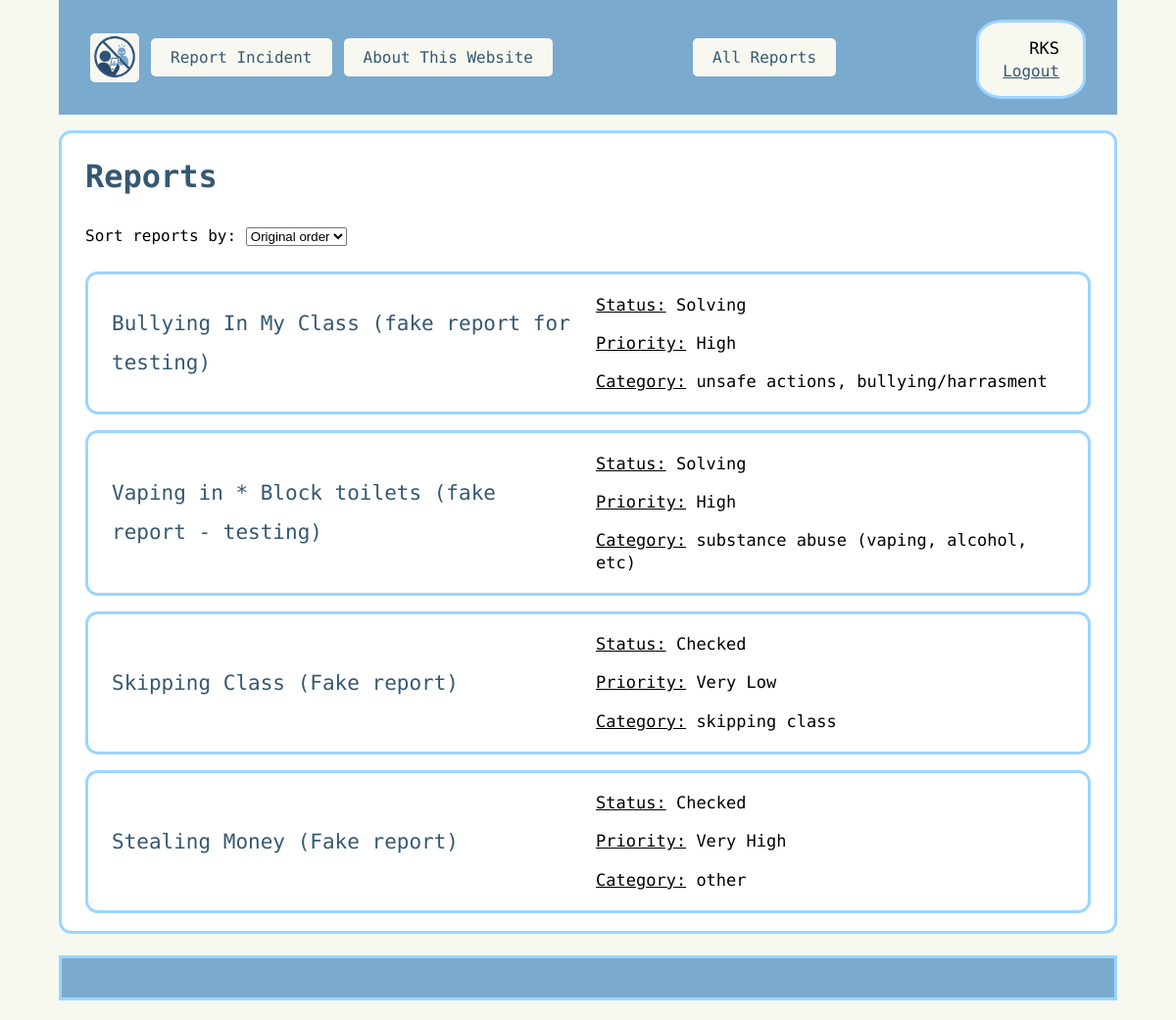
The app's page /view (signed in) with its own data.
### routes.py (models this page shows, shortened)
class User(UserMixin, db.Model):
    __tablename__ = "User"
    user_id = db.Column(db.Integer, primary_key=True)
    user_name = db.Column(db.String, nullable=False, unique=True)
    password = db.Column(db.String, nullable=False )
    teacher_code = db.Column(db.String, nullable=False, unique=True)
    admin = db.Column(db.Integer, nullable=False, default=0)

class Reports(db.Model):
    __tablename__ = "Reports"
    report_id = db.Column(db.Integer, primary_key=True)
    report_title = db.Column(db.String, nullable=False)
    report_detail = db.Column(db.String, nullable=False)
    report_time = db.Column(db.String, nullable=False)
    status_id = db.Column(db.Integer, db.ForeignKey("Status.status_id"), nullable=True)
    status = db.relationship("Status", backref="reports")
    priority_id = db.Column(db.Integer, db.ForeignKey("Priority.priority_id"), nullable=True)
    priority = db.relationship("Priority", backref="reports")
    types = db.relationship("Type", secondary=Report_Type, backref="reports")

class Status(db.Model):
    __tablename__ = "Status"
    status_id = db.Column(db.Integer, primary_key=True)
    status = db.Column(db.String, nullable=False)

class Priority(db.Model):
    __tablename__ = "Priority"
    priority_id = db.Column(db.Integer, primary_key=True)
    priority = db.Column(db.String, nullable=False)

class Type(db.Model):
    __tablename__ = "Type"
    type_id = db.Column(db.Integer, primary_key=True)
    type = db.Column(db.String, nullable=False)

### routes.py (the view)
@app.route("/view", methods=["GET"])
@login_required # only be accessed if the user is logged in
def view():
    sort = request.args.get("sort", "original") # check how the user wants to sort
    if sort == "status":
        reports = Reports.query.join(Status).order_by(Status.status.asc()).all()
    elif sort == "type":
        reports = Reports.query.join(Reports.types).order_by(Type.type.asc()).all()
    elif sort == "priority":
        reports = Reports.query.join(Priority).order_by(Priority.priority.asc()).all()
    else:
        reports = Reports.query.order_by(Reports.report_id.asc()).all()
    status = Status.query.all()
    types = Type.query.all()
    priority = Priority.query.all()
    return render_template(
        "view.html", reports=reports, status=status, types=types, sort=sort, priority=priority
    )

### routes.py (called while the page is built)
@login_manager.user_loader
def load_user(user_id):
    return User.query.get(user_id)

### templates/view.html (shortened to what this page needs)
{% extends "layout.html" %}
{% block content %}
<div class="words">
    <div class="block">
        <h1>Reports</h1>
        <div class="sorting">
            <form method="get" action="/view" id="sortForm">
                <label for="sort">Sort reports by:</label>
                <select id="sort" name="sort" onchange="this.form.submit()">
                    <option value="original" {% if sort == 'original' %}selected{% endif %}>Original order</option>
                </select>
            </form>
        </div>
        {% for report in reports %}
            <div class="reports">
                <a href="http://127.0.0.1:5000/edit/{{ report.report_id }}" class="report_name">{{ report.report_title }}</a>
                <div class="right_info">
                    <p>
                    <u>Status:</u>
                    {% if report.status %}
                        {{ report.status.status }}
                    {% else %}
                        No status
                    {% endif %}
                    </p>
                    <p>
                    <u>Priority:</u>
                    {% if report.priority %}
                        {{ report.priority.priority }}
                    {% else %}
                        No priority set
                    {% endif %}
                    </p>
                    <p>
                    <u>Category:</u>
                    {% if report.types %}
                        {% for t in report.types %}
                            {{ t.type }}{% if not loop.last %}, {% endif %}
                        {% endfor %}
                    {% else %}
                        No type
                    {% endif %}
                    </p>
                </div>
            </div>
        {% endfor %}
    </div>
</div>
{% endblock %}

### templates/layout.html (shortened to what this page needs)
<!DOCTYPE html>
<html lang="en">
<head>
    <link rel="stylesheet" href="../static/style.css">
</head>
<body>
    <header>{% include "header.html" %}</header>
    <main>
        {% block content %}
        {% endblock %}
    </main>
    <footer>{% include "footer.html" %}</footer>
</body>
</html>

### templates/header.html (shortened to what this page needs)
<nav>
    <div class="nav-left">
        <a href="http://127.0.0.1:5000/" class="link"><img class="logo" src="/static/images/Logo.png" alt="Logo" ></a>
        <a href="http://127.0.0.1:5000/" class="h_link">Report Incident</a>
        <a href="http://127.0.0.1:5000/about" class="h_link">About This Website</a>
    </div>
    {% if current_user.is_authenticated %}
        <div class="nav-right">
            <a href="http://127.0.0.1:5000/view" class="h_link">All Reports</a>
        </div>
        <div class="user_info">
            <p>{{ current_user.teacher_code }}</p>
            <a href="{{ url_for('logout') }}" class="link" >Logout</a>
        </div>
    {% elif  not current_user.is_authenticated %}
        <a href="{{ url_for('login') }}" class="h_link">teacher login</a>
    {% endif %}
</nav>

### static/style.css (style rules this page uses)
html, body { font-family: "Victor Mono", monospace; margin-top: 0px; margin-bottom: 0px; }
h1 { color: #355872; }
a { color: #355872; }
p { font-size: 17px; }
.report_name { color: #355872; text-decoration: none; font-size: 21px; }
.words { display: grid; align-items: center; gap: 1rem; border: 3px solid #9CD5FF; background-color: white; border-radius: 0.8rem; margin-top: 1rem; margin-bottom: 1rem; padding: 0.15rem 1.5rem; overflow-wrap: break-word; line-height:2.5rem; }
.logo { width: auto; height: 50px; vertical-align: middle; border-radius: 5px; }
header { background-color: #7AAACE; position: sticky; top: 0; padding: 1rem 2rem; }
header nav { display: flex; align-items: center; justify-content: space-between; gap: 1rem; flex-wrap: wrap; }
.nav-right { display: flex; align-items: center; gap: 0.75rem; flex-wrap: wrap; }
.nav-left { display: flex; align-items: center; gap: 0.75rem; flex-wrap: wrap; }
.h_link { background-color: #F7F8F0; padding: 10px 20px; border-radius: 5px; text-decoration: none; color: #355872; }
.user_info { display: flex; flex-direction: column; align-items: flex-end; gap: 0.25rem; margin-top: 0.25rem; border: 3px solid #9CD5FF; padding: 1rem 1.5rem; background-color: #F7F8F0; border-radius: 25%; }
.user_info p { margin: 0; }
body { background-color: #F7F8F0; margin-left: 5%; margin-right: 5%; }
.reports { display: grid; grid-template-columns: 1fr 1fr; align-items: center; gap: 1rem; border: 3px solid #9CD5FF; background-color: white; border-radius: 0.8rem; margin-top: 1rem; margin-bottom: 1rem; padding: 0.15rem 1.5rem; overflow-wrap: break-word; }
.right_info { margin-right: 1rem; line-height: 1.4rem; min-width: 0; overflow-wrap: anywhere; }
.sorting { margin-bottom: 1rem; }
footer { margin-top: 2%; border: 3px solid #9CD5FF; text-align: center; font-family: "Victor Mono", monospace; padding: 20px; margin-bottom: 20px; background-color: #7AAACE; }

### records on screen
User: teacher_code "RKS"
Reports: report_title "Bullying In My Class (fake report for testing)", status.status "Solving", priority.priority "High"
Type: type "unsafe actions"
Type: type "bullying/harrasment"
Reports: report_title "Vaping in * Block toilets (fake report - testing)", status.status "Solving", priority.priority "High"
Type: type "substance abuse (vaping, alcohol, etc)"
Reports: report_title "Skipping Class (Fake report)", status.status "Checked", priority.priority "Very Low"
Type: type "skipping class"
Reports: report_title "Stealing Money (Fake report)", status.status "Checked", priority.priority "Very High"
Type: type "other"
